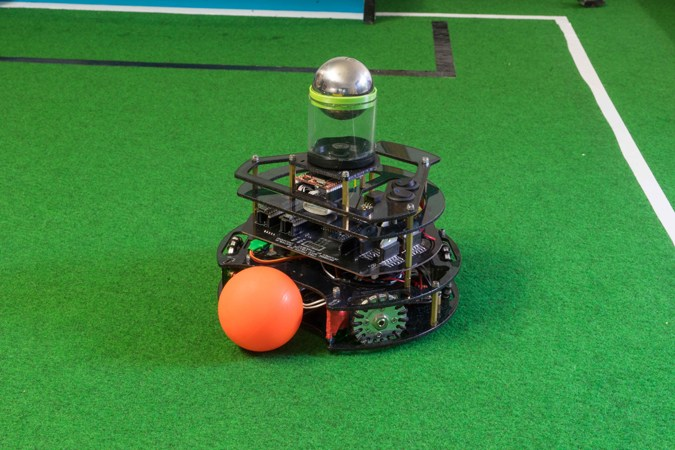
//> input picture tests/moments/img.jpg, 675 x 450 px
$ ./moments ../../../tests_img/img.jpg   (built with g++ and OpenCV 4)
//> lines starting //> are read from the running program, lines starting //| are printed output that depends on the picture; after the words box and inside, x2 and y2 are one past the last pixel; in counts of white or black regions, pixels touching at a corner belong together
#include "opencv2/imgcodecs.hpp"
#include "opencv2/highgui.hpp"
#include "opencv2/imgproc.hpp"
#include <iostream>
#include <iomanip>
using namespace cv;
using namespace std;
Mat src_gray;
int thresh = 100;
RNG rng(12345);
void thresh_callback(int, void* );
int main( int argc, char** argv )
{
    CommandLineParser parser( argc, argv, "{@input | ../../../tests_img/img.jpg | input image}" );
    Mat src = imread( parser.get<String>( "@input" ) );
//> src is the input picture: 450 rows x 675 cols, CV_8UC3; mean B, G, R 62.2, 132.2, 62.6
    if( src.empty() )
    {
        cout << "Could not open or find the image!\n" << endl;
        cout << "usage: " << argv[0] << " <Input image>" << endl;
        return -1;
    }
    cvtColor( src, src_gray, COLOR_BGR2GRAY );
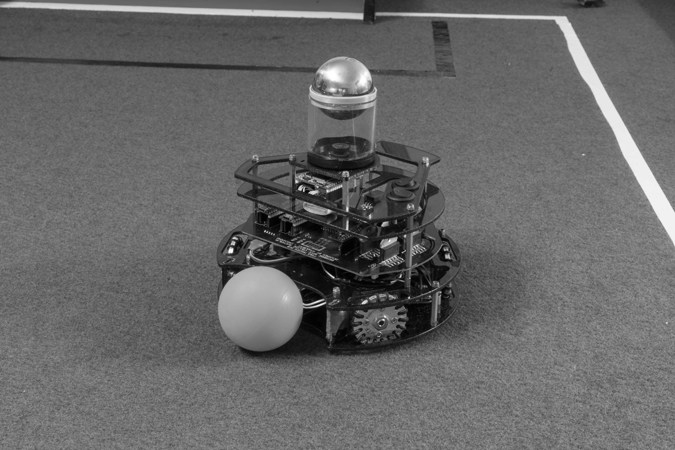
//> src_gray: 450 rows x 675 cols, CV_8UC1; min 0, max 255, mean 103.4
    blur( src_gray, src_gray, Size(3,3) );
    const char* source_window = "Source";
    namedWindow( source_window );
    namedWindow("Contours");
    moveWindow (source_window, 100, 100);
    imshow( source_window, src );
    const int max_thresh = 255;
    createTrackbar( "Canny thresh:", source_window, &thresh, max_thresh, thresh_callback );
    thresh_callback( 0, 0 );
    waitKey();
    return 0;
}
void thresh_callback(int, void* )
{
    Mat canny_output;
    Canny( src_gray, canny_output, thresh, thresh*2, 3 );
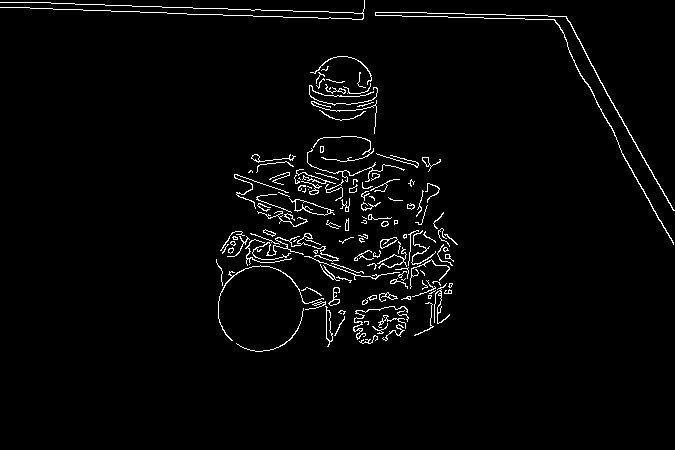
//> canny_output: 450 rows x 675 cols, CV_8UC1; 2.6% white in thin lines or dots, all inside (x1, y1, x2, y2) = (0, 0, 675, 352)
    vector<vector<Point> > contours;
    findContours( canny_output, contours, RETR_TREE, CHAIN_APPROX_SIMPLE );
//> contours = 179 contours, 137 with area under 20; largest, box (x1, y1, x2, y2) and area: (289, 198, 335, 216) 300, (295, 199, 329, 216) 270, (375, 12, 675, 245) 212, (325, 306, 333, 347) 133, (326, 310, 333, 342) 120
    vector<Moments> mu(contours.size() );
//> mu = 179 items
    for( size_t i = 0; i < contours.size(); i++ )
    {
        mu[i] = moments( contours[i] );
    }
    vector<Point2f> mc( contours.size() );
    for( size_t i = 0; i < contours.size(); i++ )
    {
        //add 1e-5 to avoid division by zero
        mc[i] = Point2f( static_cast<float>(mu[i].m10 / (mu[i].m00 + 1e-5)),
                         static_cast<float>(mu[i].m01 / (mu[i].m00 + 1e-5)) );
        cout << "mc[" << i << "]=" << mc[i] << endl;
    }
//> this loop made 179 passes
//| mc[0]=[368.882, 339.705]
//| mc[1]=[395.895, 330.952]
//| mc[2]=[378.377, 329.066]
//| mc[3]=[366.553, 322.109]
//| mc[4]=[338.98, 326.274]
//| mc[5]=[385.685, 320.62]
//| mc[6]=[381.302, 322.302]
//| mc[7]=[403.237, 314.713]
//> (output is shown up to pass 8 of 179)
//> after the loop, mc = 179 Points (x, y), first 12: [368.9, 339.7], [395.9, 330.9], [378.4, 329.1], [366.6, 322.1], [339, 326.3], [385.7, 320.6], [381.3, 322.3], [403.2, 314.7], [341.6, 311.6], [289.9, 337.4], [366.8, 322.2], [360, 329.2]
    Mat drawing = Mat::zeros( canny_output.size(), CV_8UC3 );
    for( size_t i = 0; i< contours.size(); i++ )
    {
        Scalar color = Scalar( rng.uniform(0, 256), rng.uniform(0,256), rng.uniform(0,256) );
        drawContours( drawing, contours, (int)i, color, 2 );
        circle( drawing, mc[i], 4, color, -1 );
    }
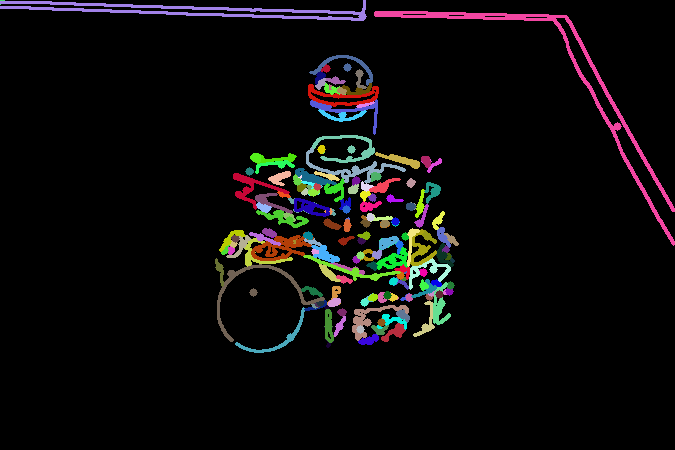
//> drawing: 450 rows x 675 cols, CV_8UC3; mean B, G, R 11.1, 10.8, 12.4
    imshow( "Contours", drawing );
    cout << "\t Info: Area and Contour Length \n";
    for( size_t i = 0; i < contours.size(); i++ )
    {
        cout << " * Contour[" << i << "] - Area (M_00) = " << std::fixed << std::setprecision(2) << mu[i].m00
             << " - Area OpenCV: " << contourArea(contours[i]) << " - Length: " << arcLength( contours[i], true ) << endl;
    }
    moveWindow("Contours", 100, 100);
}
